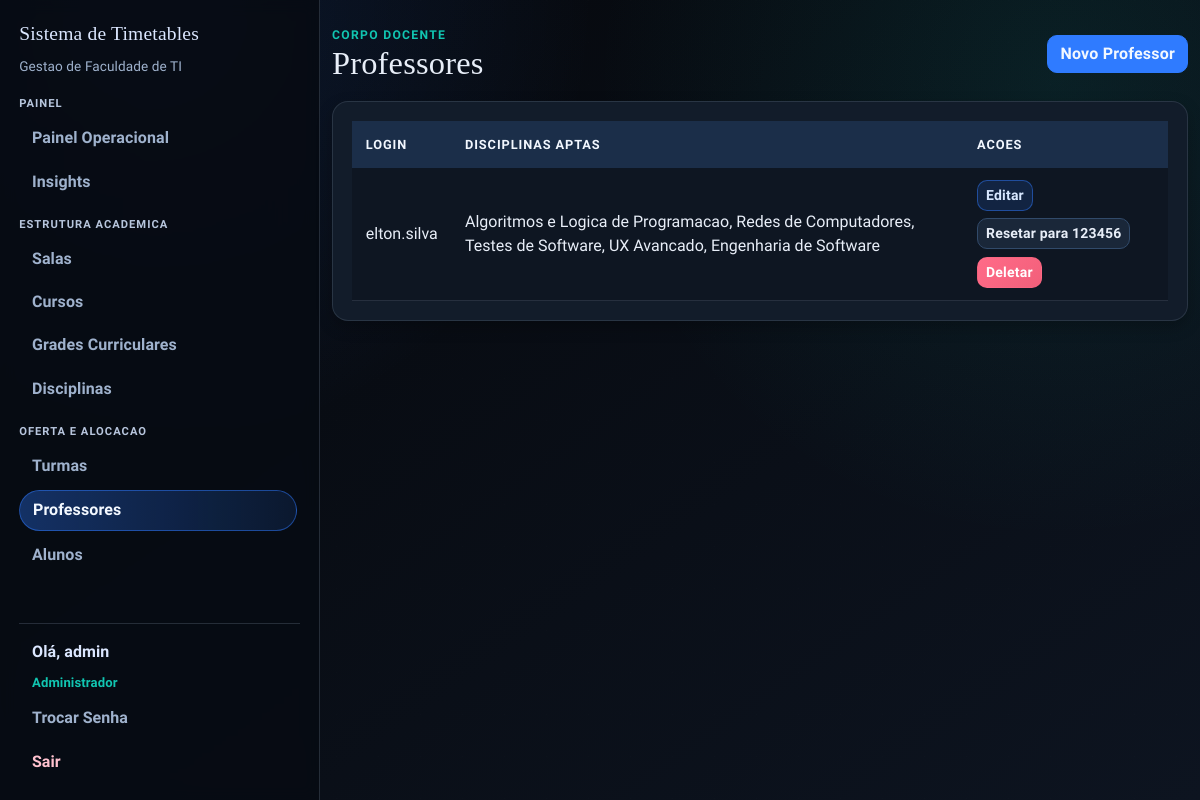
The page /professores (signed in) on the database its author committed.
### app/models.py (models this page shows, shortened)
class User(UserMixin, db.Model):
    id = db.Column(db.Integer, primary_key=True)
    username = db.Column(db.String(64), unique=True, nullable=False)
    email = db.Column(db.String(120), unique=True, nullable=False)
    password_hash = db.Column(db.String(128))
    role = db.Column(db.String(20), default='professor')  # 'admin' or 'professor'
    disciplinas_aptas = db.relationship(
        "Disciplina",
        secondary=professor_disciplina,
        lazy="select",
        backref=db.backref("professores_aptos", lazy="select"),
    )
    def is_admin(self):
        return self.role == 'admin'

### app/routes/admin.py (the view)
@bp.route("/professores")
@login_required
@admin_required
def professores():
    professores = User.query.filter_by(role="professor").order_by(User.username.asc()).all()
    delete_form = DeleteForm()
    reset_form = ResetPasswordForm()
    return render_template(
        "professores.html",
        professores=professores,
        delete_form=delete_form,
        reset_form=reset_form,
    )

### app/models.py (called while the page is built)
@login_manager.user_loader
def load_user(user_id):
    return db.session.get(User, int(user_id))

### app/routes/helpers.py (called while the page is built)
def admin_required_redirect():
    if getattr(current_user, "is_authenticated", False) and current_user.is_admin():
        return None
    flash("Acesso restrito ao administrador.", "danger")
    return redirect(url_for("main.index"))

def admin_required(view_func):
    @wraps(view_func)
    def wrapper(*args, **kwargs):
        guard = admin_required_redirect()
        if guard:
            return guard
        return view_func(*args, **kwargs)
    return wrapper

### templates/professores.html (shortened to what this page needs)
{% extends "base.html" %}
{% block content %}
<section class="stagger-in">
  <div class="page-head">
    <div>
      <p class="eyebrow">Corpo Docente</p>
      <h1>Professores</h1>
    </div>
    <a href="{{ url_for('main.new_professor') }}" class="btn btn-primary">Novo Professor</a>
  </div>
  <div class="surface table-shell">
    <div class="table-responsive">
      <table class="table">
        <thead>
          <tr>
            <th>Login</th>
            <th>Disciplinas Aptas</th>
            <th>Acoes</th>
          </tr>
        </thead>
        <tbody>
          {% for professor in professores %}
          <tr>
            <td>{{ professor.username }}</td>
            <td>
              {% if professor.disciplinas_aptas %}
              {{ professor.disciplinas_aptas | map(attribute='nome') | join(', ') }}
              {% else %}
              <span class="text-muted">Nenhuma aptidao cadastrada</span>
              {% endif %}
            </td>
            <td class="actions-cell">
              <a href="{{ url_for('main.edit_professor', id=professor.id) }}" class="btn btn-sm btn-edit">Editar</a>
              <form
                method="POST"
                action="{{ url_for('main.reset_professor_password', id=professor.id) }}"
                class="d-inline"
                onsubmit="return confirm('Resetar senha deste professor para 123456?');"
              >
                <button type="submit" class="btn btn-sm btn-secondary">Resetar para 123456</button>
              </form>
              <form
                method="POST"
                action="{{ url_for('main.delete_professor', id=professor.id) }}"
                class="d-inline"
                onsubmit="return confirm('Tem certeza que deseja deletar este professor?');"
              >
                <button type="submit" class="btn btn-sm btn-danger">Deletar</button>
              </form>
            </td>
          </tr>
          {% endfor %}
        </tbody>
      </table>
    </div>
  </div>
</section>
{% endblock %}

### templates/base.html (shortened to what this page needs)
<!doctype html>
<html lang="pt-br">
  <head>
    <link
      href="https://cdn.jsdelivr.net/npm/bootstrap@5.1.3/dist/css/bootstrap.min.css"
      rel="stylesheet"
    />
    <link rel="stylesheet" href="{{ url_for('static', filename='css/styles.css') }}" />
  </head>
  <body>
    {% if current_user.is_authenticated %}
    {% set current_endpoint = request.endpoint or '' %}
    <div class="app-shell">
      <aside class="app-sidebar">
        <a class="app-brand" href="{{ url_for('main.index') }}">Sistema de Timetables</a>
        <p class="sidebar-subtitle">Gestao de Faculdade de TI</p>
        <nav class="sidebar-nav">
          <ul class="nav flex-column gap-3">
            {% if current_user.is_admin() %}
            <li class="nav-group">
              <p class="sidebar-group-title">Painel</p>
              <a class="sidebar-link {{ 'is-active' if current_endpoint == 'main.admin_dashboard' else '' }}" href="{{ url_for('main.admin_dashboard') }}">Painel Operacional</a>
              <a class="sidebar-link {{ 'is-active' if current_endpoint == 'main.admin_insights' else '' }}" href="{{ url_for('main.admin_insights') }}">Insights</a>
            </li>
            <li class="nav-group">
              <p class="sidebar-group-title">Estrutura Academica</p>
              <a class="sidebar-link {{ 'is-active' if current_endpoint in ['main.salas', 'main.new_sala', 'main.edit_sala'] else '' }}" href="{{ url_for('main.salas') }}">Salas</a>
              <a class="sidebar-link {{ 'is-active' if current_endpoint in ['main.cursos', 'main.new_curso', 'main.edit_curso'] else '' }}" href="{{ url_for('main.cursos') }}">Cursos</a>
              <a class="sidebar-link {{ 'is-active' if current_endpoint in ['main.grades', 'main.new_grade', 'main.edit_grade', 'main.grade_items', 'main.new_grade_item', 'main.edit_grade_item'] else '' }}" href="{{ url_for('main.grades') }}">Grades Curriculares</a>
              <a class="sidebar-link {{ 'is-active' if current_endpoint in ['main.disciplinas', 'main.new_disciplina', 'main.edit_disciplina'] else '' }}" href="{{ url_for('main.disciplinas') }}">Disciplinas</a>
            </li>
            <li class="nav-group">
              <p class="sidebar-group-title">Oferta e Alocacao</p>
              <a class="sidebar-link {{ 'is-active' if current_endpoint in ['main.turmas', 'main.new_turma', 'main.edit_turma', 'main.turma_quadro', 'main.turma_alunos', 'main.delete_turma_matricula', 'main.alocar_professor_timetable', 'main.alocar_professores_turma_lote'] else '' }}" href="{{ url_for('main.turmas') }}">Turmas</a>
              <a class="sidebar-link {{ 'is-active' if current_endpoint in ['main.professores', 'main.new_professor', 'main.edit_professor'] else '' }}" href="{{ url_for('main.professores') }}">Professores</a>
              <a class="sidebar-link {{ 'is-active' if current_endpoint in ['main.alunos', 'main.new_aluno', 'main.edit_aluno'] else '' }}" href="{{ url_for('main.alunos') }}">Alunos</a>
            </li>
            {% else %}
            <li class="nav-group">
              <p class="sidebar-group-title">Professor</p>
              <a class="sidebar-link {{ 'is-active' if current_endpoint == 'main.professor_dashboard' else '' }}" href="{{ url_for('main.professor_dashboard') }}">Minhas Turmas</a>
            </li>
            {% endif %}
          </ul>
        </nav>
        <div class="sidebar-user">
          <span class="sidebar-greeting">Ol&aacute;, {{ current_user.username }}</span>
          <span class="sidebar-role">{{ 'Administrador' if current_user.is_admin() else 'Professor' }}</span>
          <a class="sidebar-link {{ 'is-active' if current_endpoint == 'main.change_password' else '' }}" href="{{ url_for('main.change_password') }}">Trocar Senha</a>
          <a class="sidebar-link sidebar-link-logout" href="{{ url_for('main.logout') }}">Sair</a>
        </div>
      </aside>
      <main class="app-content">
        <div class="container app-main">
    {% endif %}
      {% block content %}{% endblock %}
    {% if current_user.is_authenticated %}
        </div>
      </main>
    </div>
    {% else %}
    </main>
    {% endif %}
  </body>
</html>

### rows shown on the page
User: username "admin", role "Administrador"
User: username "elton.silva", disciplinas_aptas|map "Algoritmos e Logica de Programacao, Redes de Computadores, Testes de Software, UX Avancado, Engenharia de Software"
